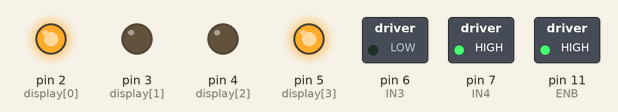
A program run on a simulated Arduino Uno, built with avr-gcc and run on an emulated ATmega328P. Shown: switched loads named in the program (green lamp = pin HIGH), output pins drawn as LEDs (lit = HIGH).

Above: at 0.1 s.
Timing chart, 0 to 1.6 s (numbered marks = the images above):
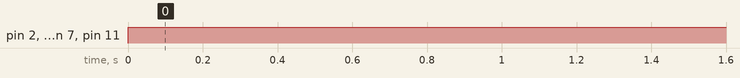

Measured:
- by itself, pin 2 (display[0]), pin 5 (display[3]), pin 7 (IN4), pin 11 (ENB): LOW → HIGH at 0.00 s

The program:

main.cpp
```cpp
#include <Arduino.h>

// Definir los pines del display
int display[] = {2, 3, 4, 5};
int IN3 = 6;
int IN4 = 7;
int ENB = 11;
byte numeros[10][4] = {
  {0,0,0,0}, //0
  {1,0,0,0}, //1
  {0,1,0,0}, //2
  {1,1,0,0}, //3
  {0,0,1,0}, //4
  {1,0,1,0}, //5
  {0,1,1,0}, //6
  {1,1,1,0}, //7
  {0,0,0,1}, //8
  {1,0,0,1}  //9
};
void velocidadMotor(int nivel) {
  // Asegura que el nivel esté entre 0 y 9
  nivel = constrain(nivel, 0, 9);
  // Mapear nivel de 0–9 a 50–255
  int pwm = map(nivel, 0, 9, 70, 255);
  // Escribir el valor PWM en el pin ENB
  analogWrite(ENB, pwm);
}
void mostrarNumero(int numero) {
  for (int i = 0; i < 4; i++) { // Solo hasta 4
    digitalWrite(display[i], numeros[numero][i]);
  }
}
void mostrarNumeroyVelocidad(int numero) {
  mostrarNumero(numero);
  velocidadMotor(numero);
}
void setup() {
  for(int i = 0; i < 4; i++) {
    pinMode(display[i], OUTPUT); // Mejor usar OUTPUT
  }
  pinMode(IN3, OUTPUT);
  pinMode(IN4, OUTPUT);
}

void loop() {
  // for(int i =0;i < 10; i++){
  //   mostrarNumero(i);
  //   delay(1000);
  // }
  digitalWrite(IN3, LOW);
  digitalWrite(IN4, HIGH);

  mostrarNumeroyVelocidad(9);

}
```
